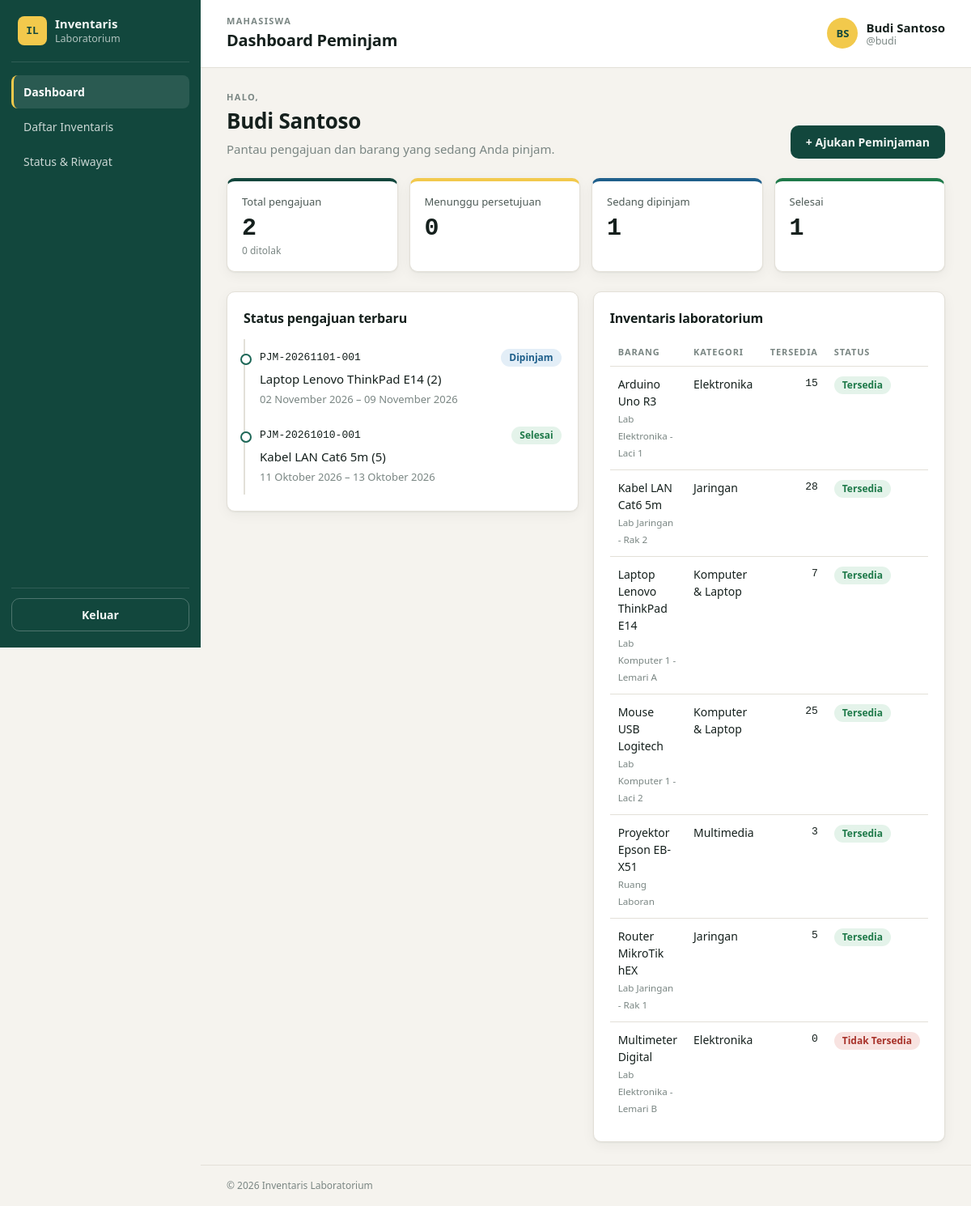
The page /peminjam/dashboard.php (signed in) on the database its author committed.
### tables this page shows
CREATE TABLE users (
  id            INT UNSIGNED AUTO_INCREMENT PRIMARY KEY,
  full_name     VARCHAR(100) NOT NULL,
  username      VARCHAR(50)  NOT NULL,
  password_hash VARCHAR(255) NOT NULL,              
  role          ENUM('admin','peminjam') NOT NULL DEFAULT 'peminjam',
  identity_no   VARCHAR(30)  NULL,                  
  user_type     ENUM('laboran','mahasiswa','dosen') NOT NULL DEFAULT 'mahasiswa',
  is_active     TINYINT(1)   NOT NULL DEFAULT 1,    
  created_at    DATETIME     NOT NULL DEFAULT CURRENT_TIMESTAMP,
  updated_at    DATETIME     NOT NULL DEFAULT CURRENT_TIMESTAMP ON UPDATE CURRENT_TIMESTAMP,
  CONSTRAINT uq_users_username UNIQUE (username)
);

CREATE TABLE inventories (
  id              INT UNSIGNED AUTO_INCREMENT PRIMARY KEY,
  code            VARCHAR(30)  NOT NULL,
  name            VARCHAR(150) NOT NULL,
  category_id     INT UNSIGNED NOT NULL,
  location        VARCHAR(100) NOT NULL,
  description     TEXT NULL,
  qty_total       INT UNSIGNED NOT NULL DEFAULT 0,
  qty_available   INT UNSIGNED NOT NULL DEFAULT 0,
  qty_borrowed    INT UNSIGNED NOT NULL DEFAULT 0,
  qty_damaged     INT UNSIGNED NOT NULL DEFAULT 0,  
  qty_damaged_light INT UNSIGNED NOT NULL DEFAULT 0,
  qty_damaged_heavy INT UNSIGNED NOT NULL DEFAULT 0,
  is_active       TINYINT(1)   NOT NULL DEFAULT 1,  
  created_at      DATETIME     NOT NULL DEFAULT CURRENT_TIMESTAMP,
  updated_at      DATETIME     NOT NULL DEFAULT CURRENT_TIMESTAMP ON UPDATE CURRENT_TIMESTAMP,
  CONSTRAINT uq_inventories_code UNIQUE (code),
  CONSTRAINT fk_inventories_category FOREIGN KEY (category_id)
    REFERENCES categories(id) ON UPDATE CASCADE ON DELETE RESTRICT,
  CONSTRAINT chk_inventories_balance
    CHECK (qty_total = qty_available + qty_borrowed + qty_damaged),
  CONSTRAINT chk_inventories_damage_split
    CHECK (qty_damaged = qty_damaged_light + qty_damaged_heavy)
);

CREATE TABLE categories (
  id          INT UNSIGNED AUTO_INCREMENT PRIMARY KEY,
  name        VARCHAR(100) NOT NULL,
  description VARCHAR(255) NULL,
  is_active   TINYINT(1)   NOT NULL DEFAULT 1,
  created_at  DATETIME     NOT NULL DEFAULT CURRENT_TIMESTAMP,
  updated_at  DATETIME     NOT NULL DEFAULT CURRENT_TIMESTAMP ON UPDATE CURRENT_TIMESTAMP,
  CONSTRAINT uq_categories_name UNIQUE (name)
);

### includes/helpers.php (called while the page is built, shortened)
<?php
require_once __DIR__ . '/../config/database.php';
function e($value): string
{
    return htmlspecialchars((string)$value, ENT_QUOTES, 'UTF-8');
}
function url(string $path = ''): string
{
    return BASE_URL . '/' . ltrim($path, '/');
}
function get_flashes(): array
{
    $items = $_SESSION['flash'] ?? [];
    return $items;
}
if (!function_exists('format_date')) {
    function format_date(?string $date): string
    {
        $dateStr = trim((string)$date);
        $timestamp = strtotime($dateStr);
        $bulanIndo = [
            1  => 'Januari',
            2  => 'Februari',
            3  => 'Maret',
            4  => 'April',
            5  => 'Mei',
            6  => 'Juni',
            7  => 'Juli',
            8  => 'Agustus',
            9  => 'September',
            10 => 'Oktober',
            11 => 'November',
            12 => 'Desember'
        ];
        $day   = date('d', $timestamp);
        $month = (int)date('n', $timestamp);
        $year  = date('Y', $timestamp);
        $monthName = $bulanIndo[$month] ?? date('F', $timestamp);
        return sprintf('%s %s %s', $day, $monthName, $year);
    }
}

### auth/session.php (called while the page is built, shortened)
<?php
require_once __DIR__ . '/../includes/helpers.php';
function current_user(): ?array
{
    return $_SESSION['user'] ?? null;
}
function require_login(): array
{
    $user = current_user();
    $expired = isset($_SESSION['last_activity']) && time() - $_SESSION['last_activity'] > SESSION_TIMEOUT;
    if ($user && !$expired) {
        $stmt = db()->prepare('SELECT role, is_active FROM users WHERE id = ?');
        $stmt->execute([$user['id']]);
        $row = $stmt->fetch();
        if ($row && (int)$row['is_active'] === 1) {
            return $_SESSION['user'];
        }
    }
}
function require_role(string $role): array
{
    $user = require_login();
    return $user;
}

### config/database.php (called while the page is built, shortened)
<?php
function db(): PDO
{
    static $pdo = null;
    if ($pdo === null) {
        $dsn = sprintf('mysql:host=%s;port=%s;dbname=%s;charset=%s', DB_HOST, DB_PORT, DB_NAME, DB_CHARSET);
        try {
            $pdo = new PDO($dsn, DB_USER, DB_PASS, [
                PDO::ATTR_ERRMODE            => PDO::ERRMODE_EXCEPTION,
                PDO::ATTR_DEFAULT_FETCH_MODE => PDO::FETCH_ASSOC,
                PDO::ATTR_EMULATE_PREPARES   => false,
            ]);
        } catch (PDOException $e) {
            http_response_code(500);
            exit('Koneksi database gagal. Periksa config/config.php dan pastikan MySQL XAMPP aktif.');
        }
    }
    return $pdo;
}

### peminjam/dashboard.php (the view, shortened to what this page needs)
<?php
require_once __DIR__ . '/../auth/session.php';
require_once __DIR__ . '/../components/ui.php';
$user = require_role('peminjam');
$pdo  = db();
$stmt = $pdo->prepare(
    "SELECT COUNT(*) AS total,
            COALESCE(SUM(status='menunggu'),0) AS menunggu,
            COALESCE(SUM(status='dipinjam'),0) AS dipinjam,
            COALESCE(SUM(status='selesai'),0)  AS selesai,
            COALESCE(SUM(status='ditolak'),0)  AS ditolak
     FROM borrowings WHERE user_id = ?"
);
$stmt->execute([$user['id']]);
$c = $stmt->fetch();
$stmt = $pdo->prepare(
    "SELECT b.borrowing_code, b.borrow_date, b.planned_return_date, b.status, b.rejection_reason,
            GROUP_CONCAT(CONCAT(i.name, ' (', d.qty, ')') SEPARATOR ', ') AS items
     FROM borrowings b
     JOIN borrowing_details d ON d.borrowing_id = b.id
     JOIN inventories i ON i.id = d.inventory_id
     WHERE b.user_id = ?
     GROUP BY b.id
     ORDER BY b.created_at DESC
     LIMIT 5"
);
$stmt->execute([$user['id']]);
$recent = $stmt->fetchAll();
$items = $pdo->query(
    'SELECT i.name, i.location, i.qty_available, c.name AS category
     FROM inventories i JOIN categories c ON c.id = i.category_id
     WHERE i.is_active = 1
     ORDER BY (i.qty_available > 0) DESC, i.name
     LIMIT 8'
)->fetchAll();
$pageTitle  = 'Dashboard Peminjam';
require __DIR__ . '/../layouts/header.php';
?>
<section class="hero-strip">
  <div>
    <p class="eyebrow">Halo,</p>
    <h2><?= e($user['full_name']) ?></h2>
    <p class="muted">Pantau pengajuan dan barang yang sedang Anda pinjam.</p>
  </div>
  <div class="row-actions">
    <a class="btn" href="<?= e(url('peminjam/ajukan.php')) ?>">+ Ajukan Peminjaman</a>
  </div>
</section>
<section class="stats">
  <?= stat_card('Total pengajuan', $c['total'], 'neutral', (int)$c['ditolak'] . ' ditolak') ?>
  <?= stat_card('Menunggu persetujuan', $c['menunggu'], 'warning') ?>
  <?= stat_card('Sedang dipinjam', $c['dipinjam'], 'info') ?>
  <?= stat_card('Selesai', $c['selesai'], 'success') ?>
</section>
<div class="grid-2">
  <section class="card">
    <div class="card-head"><h3>Status pengajuan terbaru</h3></div>
    <?php if (!$recent): ?>
      <p class="empty">Anda belum pernah mengajukan peminjaman.</p>
    <?php else: ?>
      <ul class="timeline">
        <?php foreach ($recent as $r): ?>
          <li>
            <div class="timeline-head">
              <span class="mono"><?= e($r['borrowing_code']) ?></span>
              <?= status_badge($r['status']) ?>
            </div>
            <p><?= e($r['items']) ?></p>
            <p class="muted small"><?= e(format_date($r['borrow_date'])) ?> – <?= e(format_date($r['planned_return_date'])) ?></p>
          </li>
        <?php endforeach; ?>
      </ul>
    <?php endif; ?>
  </section>
  <section class="card">
    <div class="card-head"><h3>Inventaris laboratorium</h3></div>
    <div class="table-wrap">
      <table class="table">
        <thead><tr><th>Barang</th><th>Kategori</th><th class="num">Tersedia</th><th>Status</th></tr></thead>
        <tbody>
        <?php foreach ($items as $it): ?>
          <tr>
            <td><?= e($it['name']) ?><br><small class="muted"><?= e($it['location']) ?></small></td>
            <td><?= e($it['category']) ?></td>
            <td class="num mono"><?= (int)$it['qty_available'] ?></td>
            <td><?= availability_badge((int)$it['qty_available']) ?></td>
          </tr>
        <?php endforeach; ?>
        </tbody>
      </table>
    </div>
  </section>
</div>
<?php require __DIR__ . '/../layouts/footer.php'; ?>

### layouts/header.php (shortened to what this page needs)
<?php
$pageTitle  = $pageTitle  ?? 'Dashboard';
$roleLabel  = $user['role'] === 'admin' ? 'Admin/Laboran' : ucfirst($user['user_type']);
$initials   = strtoupper(implode('', array_map(fn($w) => $w[0] ?? '', array_slice(explode(' ', preg_replace('/^(Dr\.|Prof\.)\s*/', '', $user['full_name'])), 0, 2))));
?>
<!DOCTYPE html>
<html lang="id">
<head>
  <link rel="stylesheet" href="<?= e(url('assets/css/style.css')) ?>">
</head>
<body>
<div class="app">
  <?php require __DIR__ . '/sidebar.php'; ?>
  <div class="main">
    <header class="topbar">
      <div class="topbar-title">
        <p class="eyebrow"><?= e($roleLabel) ?></p>
        <h1><?= e($pageTitle) ?></h1>
      </div>
      <div class="topbar-user">
        <span class="avatar"><?= e($initials) ?></span>
        <span class="user-meta">
          <strong><?= e($user['full_name']) ?></strong>
          <small>@<?= e($user['username']) ?></small>
        </span>
      </div>
    </header>
    <main class="content">

### components/ui.php (shortened to what this page needs)
<?php
function status_badge(string $status): string
{
    $map = [
        'menunggu' => ['Menunggu', 'warning'],
        'dipinjam' => ['Dipinjam', 'info'],
        'ditolak'  => ['Ditolak',  'danger'],
        'selesai'  => ['Selesai',  'success'],
    ];
    [$label, $tone] = $map[$status] ?? [ucfirst($status), 'neutral'];
    return '<span class="badge badge-' . $tone . '">' . e($label) . '</span>';
}
function availability_badge(int $available): string
{
    return $available >= 1
        ? '<span class="badge badge-success">Tersedia</span>'
        : '<span class="badge badge-danger">Tidak Tersedia</span>';
}
function stat_card(string $label, $value, string $tone = 'neutral', string $note = ''): string
{
    return '<article class="stat stat-' . $tone . '">'
        . '<p class="stat-label">' . e($label) . '</p>'
        . '<p class="stat-value">' . e(number_format((int)$value, 0, ',', '.')) . '</p>'
        . ($note !== '' ? '<p class="stat-note">' . e($note) . '</p>' : '')
        . '</article>';
}

### rows shown on the page
users: role "MAHASISWA", role "BS", role "Budi Santoso", role "budi"
inventories: name "Arduino Uno R3", location "Lab Elektronika - Laci 1", category.name "Elektronika", qty_available "15", shows "Tersedia"
inventories: name "Kabel LAN Cat6 5m", location "Lab Jaringan - Rak 2", category.name "Jaringan", qty_available "28", shows "Tersedia"
inventories: name "Laptop Lenovo ThinkPad E14", location "Lab Komputer 1 - Lemari A", category.name "Komputer & Laptop", qty_available "7", shows "Tersedia"
inventories: name "Mouse USB Logitech", location "Lab Komputer 1 - Laci 2", category.name "Komputer & Laptop", qty_available "25", shows "Tersedia"
inventories: name "Proyektor Epson EB-X51", location "Ruang Laboran", category.name "Multimedia", qty_available "3", shows "Tersedia"
inventories: name "Router MikroTik hEX", location "Lab Jaringan - Rak 1", category.name "Jaringan", qty_available "5", shows "Tersedia"
inventories: name "Multimeter Digital", location "Lab Elektronika - Lemari B", category.name "Elektronika", qty_available "0", shows "Tidak Tersedia"

### other values the page prints
$m['label'] "Dashboard"
$m['label'] "Daftar Inventaris"
$m['label'] "Status & Riwayat"
$pageTitle "Dashboard Peminjam"
$label "Total pengajuan Menunggu persetujuan Sedang dipinjam Selesai"
$value "2 0 1 1"
$note "0 ditolak"
$r['borrowing_code'] "PJM-20261101-001"
$label "Dipinjam"
$r['items'] "Laptop Lenovo ThinkPad E14 (2)"
format_date($r['borrow_date']) "02 November 2026"
format_date($r['planned_return_date']) "09 November 2026"
$r['borrowing_code'] "PJM-20261010-001"
$label "Selesai"
$r['items'] "Kabel LAN Cat6 5m (5)"
